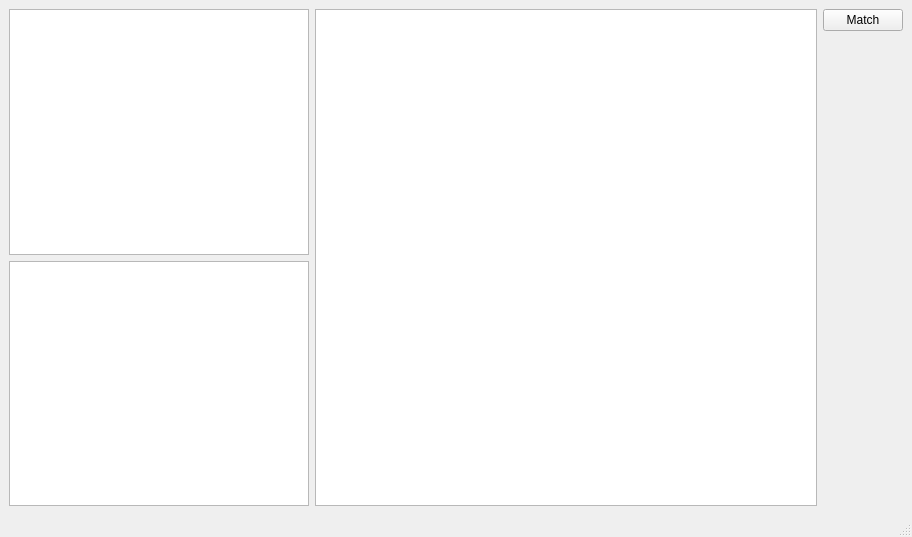
<?xml version="1.0" encoding="UTF-8"?>
<ui version="4.0">
 <class>MainWindow</class>
 <widget class="QMainWindow" name="MainWindow">
  <property name="geometry">
   <rect>
    <x>0</x>
    <y>0</y>
    <width>912</width>
    <height>537</height>
   </rect>
  </property>
  <property name="windowTitle">
   <string>MainWindow</string>
  </property>
  <widget class="QWidget" name="centralwidget">
   <layout class="QHBoxLayout" name="horizontalLayout_2">
    <item>
     <layout class="QHBoxLayout" name="horizontalLayout" stretch="0,1">
      <item>
       <layout class="QVBoxLayout" name="verticalLayout_3">
        <item>
         <widget class="ImgRoiWidget" name="grpview_source">
          <property name="minimumSize">
           <size>
            <width>300</width>
            <height>0</height>
           </size>
          </property>
         </widget>
        </item>
        <item>
         <widget class="ImgRoiWidget" name="grpview_dst">
          <property name="minimumSize">
           <size>
            <width>300</width>
            <height>0</height>
           </size>
          </property>
         </widget>
        </item>
       </layout>
      </item>
      <item>
       <widget class="ImgRoiWidget" name="grpview_show"/>
      </item>
     </layout>
    </item>
    <item>
     <layout class="QVBoxLayout" name="verticalLayout_2">
      <item>
       <widget class="QPushButton" name="btn_matching">
        <property name="text">
         <string>Match</string>
        </property>
       </widget>
      </item>
      <item>
       <spacer name="verticalSpacer">
        <property name="orientation">
         <enum>Qt::Orientation::Vertical</enum>
        </property>
        <property name="sizeHint" stdset="0">
         <size>
          <width>20</width>
          <height>40</height>
         </size>
        </property>
       </spacer>
      </item>
     </layout>
    </item>
   </layout>
  </widget>
  <widget class="QMenuBar" name="menubar">
   <property name="geometry">
    <rect>
     <x>0</x>
     <y>0</y>
     <width>912</width>
     <height>21</height>
    </rect>
   </property>
  </widget>
  <widget class="QStatusBar" name="statusbar"/>
 </widget>
 <customwidgets>
  <customwidget>
   <class>ImgRoiWidget</class>
   <extends>QGraphicsView</extends>
   <header location="global">widget/imgroiwidget.h</header>
  </customwidget>
 </customwidgets>
 <resources/>
 <connections/>
</ui>
